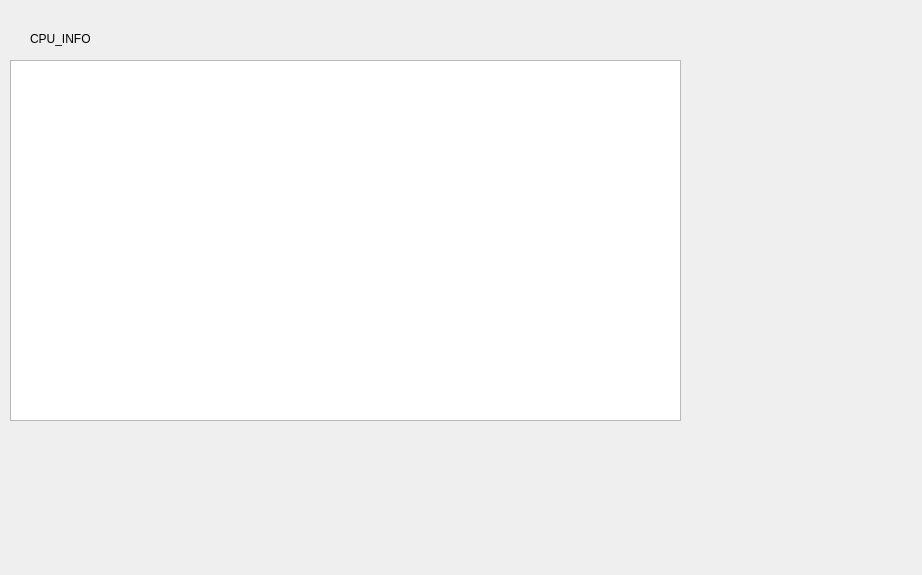
<?xml version="1.0" encoding="UTF-8"?>
<ui version="4.0">
 <class>CpuDialog</class>
 <widget class="QWidget" name="CpuDialog">
  <property name="geometry">
   <rect>
    <x>0</x>
    <y>0</y>
    <width>922</width>
    <height>575</height>
   </rect>
  </property>
  <property name="windowTitle">
   <string>Form</string>
  </property>
  <widget class="QLabel" name="label">
   <property name="geometry">
    <rect>
     <x>30</x>
     <y>30</y>
     <width>71</width>
     <height>17</height>
    </rect>
   </property>
   <property name="text">
    <string>CPU_INFO</string>
   </property>
  </widget>
  <widget class="QTextBrowser" name="textBrowser">
   <property name="geometry">
    <rect>
     <x>10</x>
     <y>60</y>
     <width>671</width>
     <height>361</height>
    </rect>
   </property>
  </widget>
 </widget>
 <resources/>
 <connections/>
</ui>
